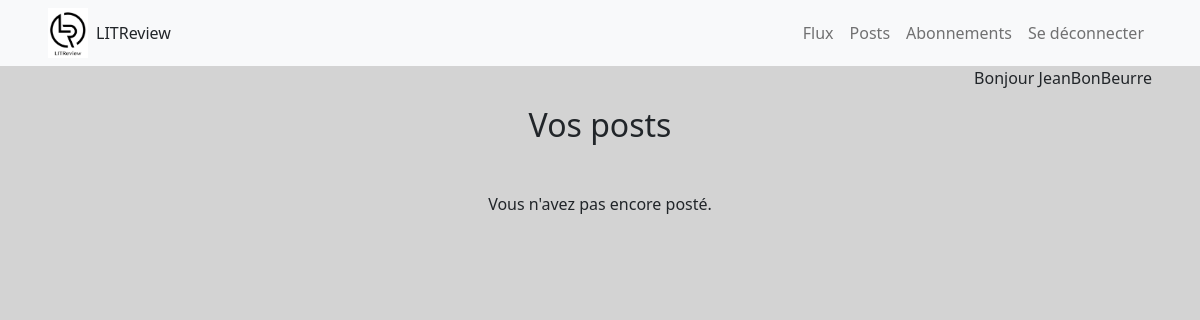
The page /post/ (signed in) on the database as committed earlier.
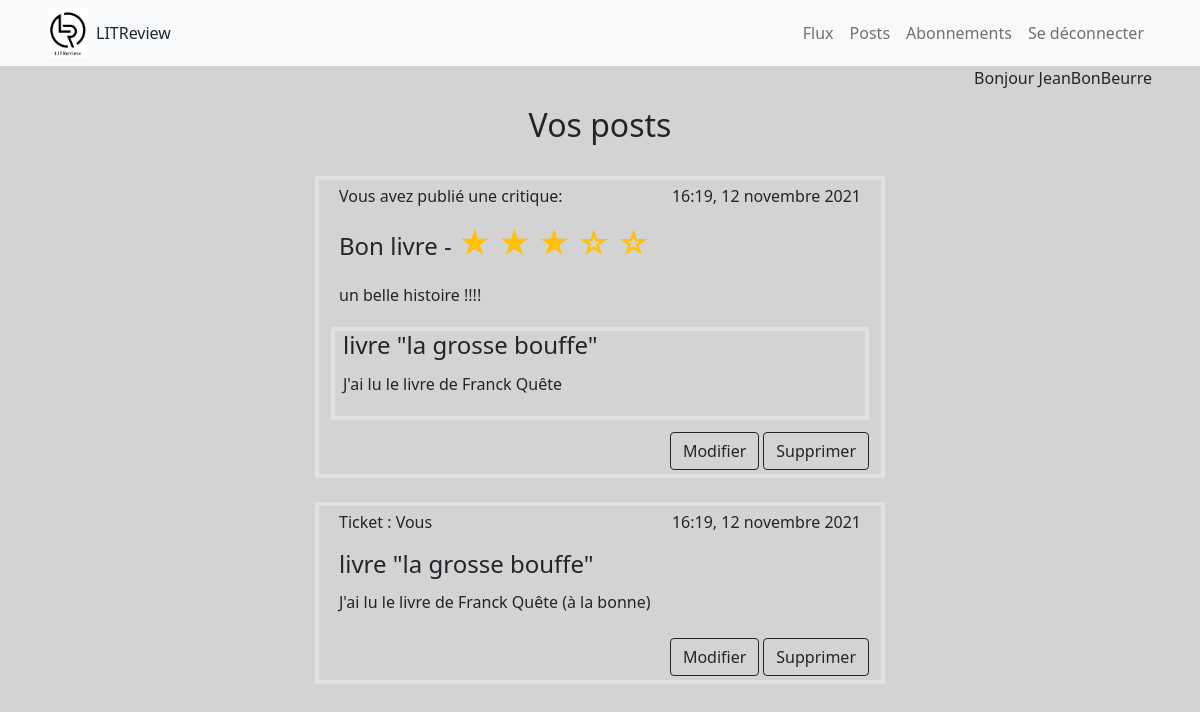
The same page on the database as committed later.
### review/models.py (models this page shows, shortened)
class Review(models.Model):
    ticket = models.ForeignKey(Ticket, null=True, on_delete=models.CASCADE)
    title = models.CharField(max_length=128)
    description = models.TextField(max_length=2048)
    rating = models.PositiveSmallIntegerField(validators=[MinValueValidator(0), MaxValueValidator(5)])
    time_created = models.DateTimeField(auto_now_add=True, null=True)
    headline = models.CharField(max_length=128)
    body = models.TextField(max_length=8192, blank=True)
    user = models.ForeignKey(User, on_delete=models.CASCADE)
    image = models.ImageField(upload_to='images', null=True, blank=True)

### ticket/models.py (models this page shows, shortened)
class Ticket(models.Model):
    title = models.CharField(max_length=128)
    description = models.TextField(max_length=2048)
    time_created = models.DateTimeField(default=timezone.now)
    author = models.ForeignKey(User, on_delete=models.CASCADE)
    image = models.ImageField(upload_to='images', null=True, blank=True)

### post/views.py (the view)
# urls.py: path('', views.display_posts, name='post'),
@login_required
def display_posts(request):
    tickets = Ticket.objects.filter(author=request.user)
    tickets = tickets.annotate(content_type=Value('TICKET', CharField()))
    reviews = Review.objects.filter(user=request.user)
    reviews = reviews.annotate(content_type=Value('REVIEW', CharField()))
    posts = sorted(
        chain(reviews, tickets),
        key=lambda post: post.time_created,
        reverse=True
    )
    context = {'posts': posts, 'title': 'Posts'}
    return render(request, 'post/view_post.html', context)

### post/templates/post/view_post.html
{% extends "main.html" %}
{% load static%}
{% block content%}
    <div class="text-center">
            <h2 class="pt-3">Vos posts</h2>
    </div>
    {% if posts%}
        {% for post in posts %}
            {% if post.content_type == 'TICKET' %}
                {% include 'bases/ticket_snippet.html' with ticket=post %}
            {% elif post.content_type == 'REVIEW' %}
                {% include 'bases/review_snippet.html' with review=post %}
            {% endif %}
        {% endfor %}
    {%else%}
        <p class="text-center mt-5">Vous n'avez pas encore posté.</p>
    {%endif%}
{% endblock%}

### templates/bases/review_snippet.html (shortened to what this page needs)
{% load tz %}
{% load static %}
        <div class="row justify-content-center pt-4">
            <div class="col-6 border border-4">
                <div class="row justify-content-center">
                    {% if user.is_authenticated and user == review.user %}
                        <p><span class="float-start  ps-2 pt-1"> Vous avez publié une critique: </span>
                        <span class="float-end pe-2 pt-1">
                            {{review.time_created|localtime | time:'H:i'}}, {{review.time_created|localtime | date:'d F Y'}}
                        </span></p>
                    {% else %}
                        <p><span class="float-start ps-2 pt-1"> {{review.user}} a publié une critique:</span>
                        <span class="float-end pe-2 pt-1">
                            {{review.time_created|localtime | time:'H:i'}}, {{review.time_created|localtime | date:'d F Y'}}
                        </span></p>
                    {% endif %}
                </div>
                <div class="row">
                    <h4 class="ms-2">{{review.headline}} -
                        <span class="form-check-inline">
                            {% include "bases/star.html" with nb_star=review.rating  %}
                        </span>
                    </h4>
                  <p class="ms-2 py-1">{{review.body}}</p>
                </div>
                <div class=" border border-4 ms-auto mb-2">
                    <div class="row">
                        <h4 class="ms-2">{{review.title}}</h4>
                        <p class="ms-2 py-1">{{review.description}}</p>
                    </div>
                </div>
                <div class="row ">
                    {% if user.is_authenticated and user == review.user %}
                        <div class="d-flex justify-content-end" >
                            <a class="btn btn-outline-dark me-1 my-1" href="{% url 'change_review' id_review=review.id %}">Modifier</a>
                            <a class="btn btn-outline-dark my-1" href="{% url 'delete_review' id_review=review.id %}">Supprimer</a>
                        </div>
                    {% endif %}
                </div>
            </div>
        </div>

### templates/bases/star.html
{%if nb_star == 0%}
    <label class="h2 text-warning">☆</label>
    <label class="h2 text-warning">☆</label>
    <label class="h2 text-warning">☆</label>
    <label class="h2 text-warning">☆</label>
    <label class="h2 text-warning">☆</label>
{%elif nb_star == 1%}
    <label class="h2 text-warning">&#9733;</label>
    <label class="h2 text-warning">☆</label>
    <label class="h2 text-warning">☆</label>
    <label class="h2 text-warning">☆</label>
    <label class="h2 text-warning">☆</label>
{%elif nb_star == 2%}
    <label class="h2 text-warning">&#9733;</label>
    <label class="h2 text-warning">&#9733;</label>
    <label class="h2 text-warning">☆</label>
    <label class="h2 text-warning">☆</label>
    <label class="h2 text-warning">☆</label>
{%elif nb_star == 3%}
    <label class="h2 text-warning">&#9733;</label>
    <label class="h2 text-warning">&#9733;</label>
    <label class="h2 text-warning">&#9733;</label>
    <label class="h2 text-warning">☆</label>
    <label class="h2 text-warning">☆</label>
{%elif nb_star == 4%}
    <label class="h2 text-warning">&#9733;</label>
    <label class="h2 text-warning">&#9733;</label>
    <label class="h2 text-warning">&#9733;</label>
    <label class="h2 text-warning">&#9733;</label>
    <label class="h2 text-warning">☆</label>
{%elif nb_star == 5%}
    <label class="h2 text-warning">&#9733;</label>
    <label class="h2 text-warning">&#9733;</label>
    <label class="h2 text-warning">&#9733;</label>
    <label class="h2 text-warning">&#9733;</label>
    <label class="h2 text-warning">&#9733;</label>
{%endif%}

### templates/bases/ticket_snippet.html (shortened to what this page needs)
{% load tz %}
    <div class="row justify-content-center pt-4">
        <div class="col-6 border border-4">
            <div class="row">
                {% if user.is_authenticated and user == ticket.author %}
                    <p><span class="float-start  ps-2 pt-1"> Ticket : Vous </span>
                    <span class="float-end pe-2 pt-1">
                        {{ticket.time_created|localtime | time:'H:i'}}, {{ticket.time_created|localtime | date:'d F Y'}}
                    </span></p>
                {% else %}
                    <p><span class="float-start ps-2 pt-1"> Ticket : {{ticket.author}} </span>
                    <span class="float-end pe-2 pt-1">
                            {{ticket.time_created|localtime | time:'H:i'}}, {{ticket.time_created|localtime | date:'d F Y'}}
                    </span></p>
                {% endif %}
            </div>
            <div class="row">
                <h4 class="ms-2">{{ticket.title}}</h4>
                <p class="ms-2 py-1">{{ticket.description}}</p>
            </div>
            <div class="row ">
                {% if user.is_authenticated and user == ticket.author %}
                    <div class="d-flex justify-content-end" >
                        <a class="btn btn-outline-dark me-1 my-1" href="{% url 'add_ticket' id_ticket=ticket.id %}">Modifier</a>
                        <a class="btn btn-outline-dark my-1" href="{% url 'delete_ticket' id_ticket=ticket.id %}">Supprimer</a>
                    </div>
                {% else %}
                    {% if not ticket.has_review %}
                        <div class="d-flex justify-content-end" >
                            <a class="btn btn-outline-dark me-1 my-1" href="{% url 'review_with_ticket' id_ticket=ticket.id %}">Créer une critique</a>
                        </div>
                    {% endif %}
                {% endif %}
            </div>
        </div>
    </div>

Rows that differ between the two databases and show on the page:
added Review: time_created "16:19", time_created "12 novembre 2021", headline "Bon livre", body "un belle histoire !!!!", title "livre \"la grosse bouffe\"", description "J'ai lu le livre de Franck Quête", shows "Modifier"
added Ticket: time_created "16:19", time_created "12 novembre 2021", title "livre \"la grosse bouffe\"", description "J'ai lu le livre de Franck Quête (à la bonne)", shows "Modifier"
Other text that changed with them:
text no longer shown: "Vous n'avez pas encore posté."
